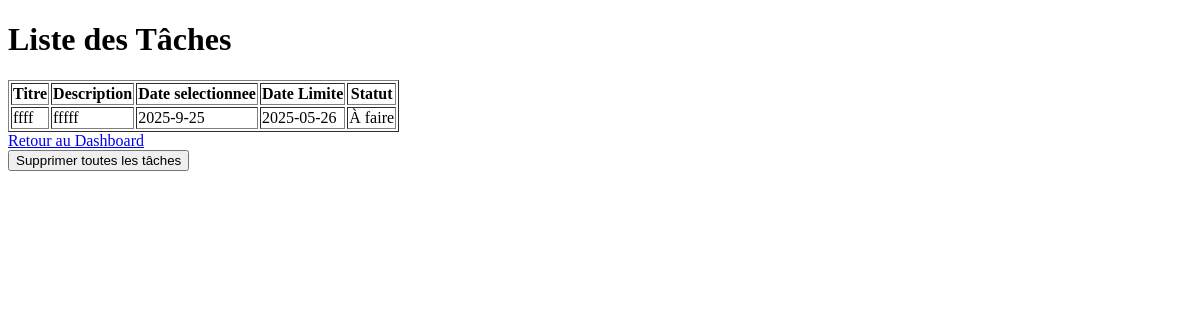
Page /listeTaches (signed in) on the earlier database version.
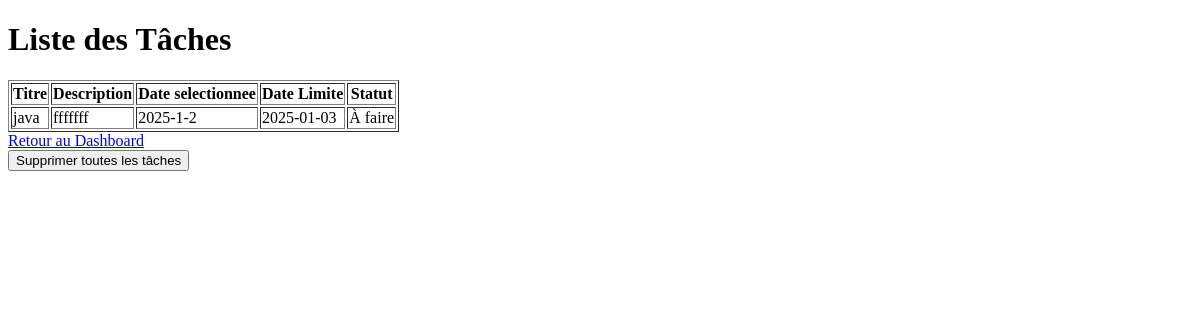
Same page on the later database version.
### tables this page shows
CREATE TABLE taches (
    idTache INTEGER PRIMARY KEY AUTOINCREMENT,
    idUtilisateur INTEGER,
    titre TEXT,
    description TEXT,
    deadline DATE,
    statut TEXT,
    selectedday DATE,
    FOREIGN KEY (idUtilisateur) REFERENCES utilisateurs(idUtilisateur)
);

### app.py (the view)
@app.route("/listeTaches")
def liste_taches():
    if "utilisateur_id" not in session:
        return redirect("/login")
    utilisateur_id = session["utilisateur_id"]
    conn = get_db_connection()
    taches = conn.execute(
        "SELECT * FROM taches WHERE idUtilisateur = ?",
        (utilisateur_id,)
    ).fetchall()
    conn.close()
    return render_template("liste_taches.html", taches=taches)

### app.py (called while the page is built)
def get_db_connection():
    conn = sqlite3.connect("carnet_contactsN.db")
    conn.row_factory = sqlite3.Row
    return conn

### templates/liste_taches.html (shortened to what this page needs)
<!DOCTYPE html>
<html lang="fr">
<head>
</head>
<body>
    <h1>Liste des Tâches</h1>
    <table border="1">
        <thead>
            <tr>
                <th>Titre</th>
                <th>Description</th>
                <th>Date selectionnee</th>
                <th>Date Limite</th>
                <th>Statut</th>
            </tr>
        </thead>
        <tbody>
            {% for tache in taches %}
                <tr>
                    <td>{{ tache['titre'] }}</td>
                    <td>{{ tache['description'] }}</td>
                    <td>{{ tache['selectedday'] }}</td>
                    <td>{{ tache['deadline'] }}</td>
                    <td>{{ tache['statut'] }}</td>
                </tr>
            {% endfor %}
        </tbody>
    </table>
    <a href="/dashboard">Retour au Dashboard</a>
    <form method="POST" action="/supprimer_toutes_taches">
        <button type="submit">Supprimer toutes les tâches</button>
    </form>
</body>
</html>

Differences in the rows shown:
removed taches: titre "ffff", description "fffff", selectedday "2025-9-25", deadline "2025-05-26", statut "À faire"
added taches: titre "java", description "fffffff", selectedday "2025-1-2", deadline "2025-01-03", statut "À faire"
